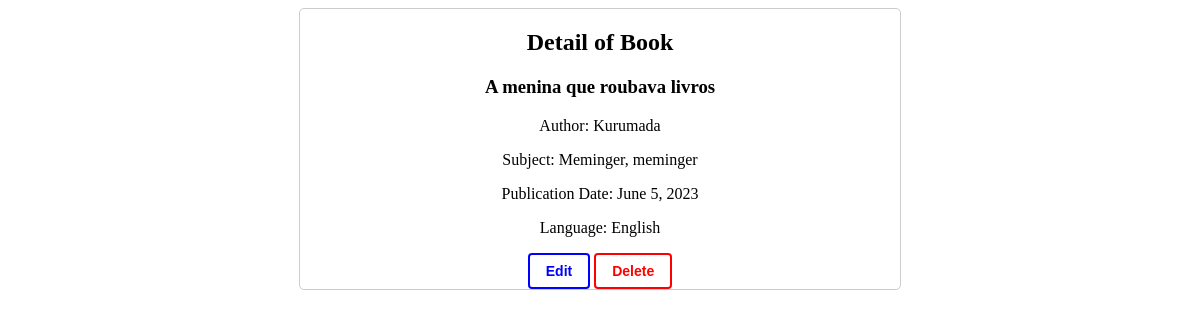
Screenshot of /books/5/detail/ with the database file from the repository.
### book/models.py (models this page shows, shortened)
class Book(models.Model):
    title = models.CharField(max_length=255)
    author = models.CharField(max_length=255)
    subject = models.CharField(max_length=255, blank=True)
    publication_date = models.DateField()
    language = models.CharField(max_length=50, choices=[(language.value, language.name) for language in Language])

### book/views.py (the view)
# urls.py: path('books/<int:pk>/detail/', views.book_detail, name='book_detail'),
def book_detail(request, pk):
    book = get_object_or_404(Book, pk=pk)
    return render(request, 'books/book_detail.html', {'book': book})

### book/templates/books/book_detail.html (shortened to what this page needs)
{% extends 'base.html' %}
{% load static %}
{% block content %}
<div class="book-details-container">
    <h2>Detail of Book</h2>
    <h3>{{ book.title }}</h3>
    <p>Author: {{ book.author }}</p>
    <p>Subject: {{ book.subject }}</p>
    <p>Publication Date: {{ book.publication_date }}</p>
    <p>Language: {{ book.language }}</p>
    <td>
        <button onclick="window.location.href='{% url 'book:book_update' book.pk %}'" class="btn btn-primary">Edit</button>
        <button onclick="window.location.href='{% url 'book:book_delete' book.pk %}'" class="btn btn-danger">Delete</button>
    </td>
</div>
{% endblock %}

### book/static/style.css (style rules this page uses)
.btn { display: inline-block; padding: 8px 16px; font-size: 14px; font-weight: bold; text-align: center; text-decoration: none; border: none; border-radius: 4px; cursor: pointer; transition: background-color 0.3s; }
.btn-primary { background-color: transparent; color: blue; border: 2px solid blue; }
.btn-danger { background-color: transparent; color: red; border: 2px solid red; }
.book-details-container { text-align: center; margin: 0 auto; max-width: 600px; border: 1px solid #ccc; border-radius: 5px; }

### rows the page displays
Book: title "A menina que roubava livros", author "Kurumada", subject "Meminger, meminger", publication_date "June 5, 2023", language "English"
